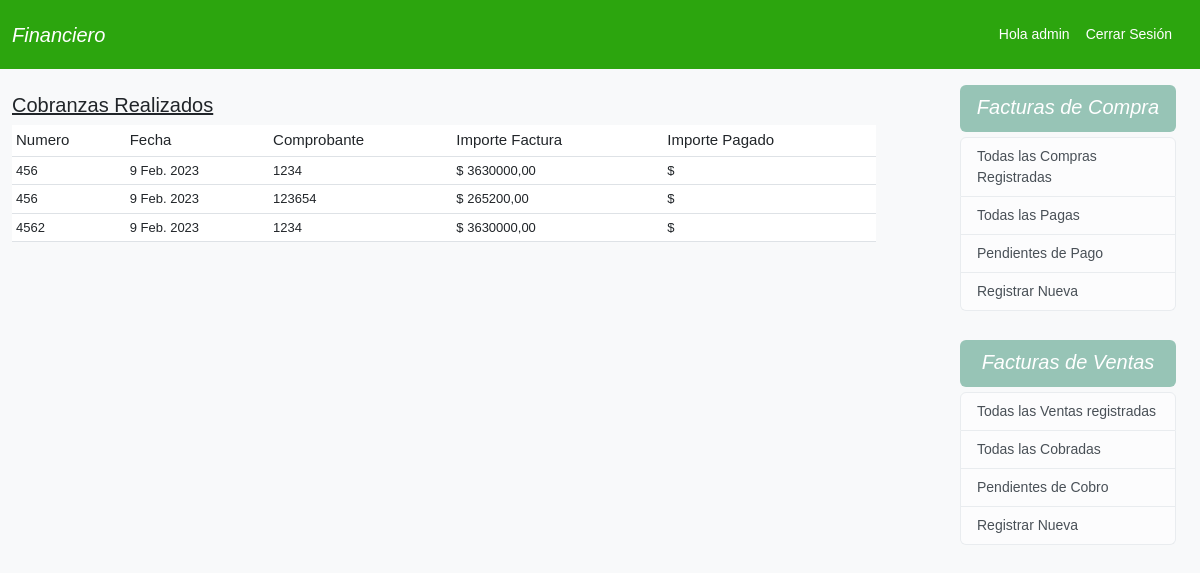
The page /cobranzas/ (signed in) on the database its author committed.
### comprobantes/models.py (models this page shows, shortened)
class ReciboCobro(models.Model):
    numero = models.CharField(max_length=15, verbose_name = 'Número de recibo de cobro')
    fecha = models.DateField()
    factura_id = models.ForeignKey(FacturaVenta,verbose_name='Nº Factura a Cobrar' ,related_name='recibos_cobro',on_delete=models.CASCADE)
    importe_cobrado = models.DecimalField(max_digits=10, decimal_places=2, default=0)
    class Meta:
        ordering = ('-fecha',)
    @property
    def importe_factura(self):
        return self.factura_id.importe_total

class FacturaVenta(models.Model):
    numero = models.CharField(max_length=15)
    fecha = models.DateField()
    razon_social = models.ForeignKey(Cliente, on_delete=models.CASCADE, verbose_name='Cliente')
    categoria = models.ForeignKey(Categoria, on_delete=models.CASCADE)
    cantidad = models.IntegerField(blank=True, null=True)
    unidades = models.CharField(max_length=50, choices=UNIDADES,blank=True, null=True)
    importe = models.DecimalField(max_digits=10, decimal_places=2)
    iva = models.DecimalField(max_digits=4, decimal_places=2, default=21.0, verbose_name='% IVA')
    estado = models.BooleanField(default=False)
    created = models.DateField(auto_now_add=True)
    updated = models.DateField(auto_now=True)
    @property
    def importe_total(self):
        return self.importe + (self.importe * self.iva/100)
    def __str__(self):
        return self.numero

### comprobantes/views.py (the view)
# urls.py: path('cobranzas/', CobranzasView.as_view(), name='cobranzas'),
class CobranzasView(View):
    def get(self, request, *args, **kwargs):
        recibos = ReciboCobro.objects.all()
        return render(request, 'comprobantes/cobros.html', { 'recibos':recibos })

### comprobantes/templates/comprobantes/cobros.html (shortened to what this page needs)
{% extends 'comprobantes/base.html' %}
{% block content %}
<div class="container">
    <br>
    {% if recibos %}
    <table class="table table-sm table-hover">
        <h3 style="font-size: 20px;text-decoration: underline;">Cobranzas Realizados</h3>
        <thead style="background-color: #d1e7dd">
            <th style="font-weight: 500;font-size:15px;">Numero</th>
            <th style="font-weight: 500;font-size:15px;">Fecha</th>
            <th style="font-weight: 500;font-size:15px;">Comprobante</th>
            <th style="font-weight: 500;font-size:15px;">Importe Factura</th>
            <th style="font-weight: 500;font-size:15px;">Importe Pagado</th>
        </thead>
        <tbody>
            {% for recibo in recibos %}
            <td style="font-size:13px;">{{ recibo.numero }}</td>
            <td style="font-size:13px;">{{ recibo.fecha }}</td>
            <td style="font-size:13px;">{{ recibo.factura_id }}</td>
            <td style="font-size:13px;">$ {{ recibo.importe_factura|floatformat:2 }}</td>
            <td style="font-size:13px;">$ {{ recibo.importe_pagado|floatformat:2}}</td>
       </tbody>
            {% endfor %}
    </table>
    {% else %}
    <center><p style="color: brown; font-size: 18px;">No hay Cobranzas Registradas</p></center>
    {% endif %}
</div>
{% endblock %}

### comprobantes/templates/comprobantes/base.html (shortened to what this page needs)
<!doctype html>
{% load static %}
<html lang="es">
  <head>
    <link href="https://cdn.jsdelivr.net/npm/bootstrap@5.3.0-alpha1/dist/css/bootstrap.min.css" rel="stylesheet">
    <link rel="stylesheet" href="https://cdn.jsdelivr.net/npm/bootstrap-icons@1.10.3/font/bootstrap-icons.css">
    <link rel="stylesheet" href="{% static 'css/estilos.css' %}">
  </head>
  <body>
    <nav class="navbar navbar-expand-lg" style="background-color: rgb(44, 165, 14);">
        <div class="container-fluid">
          <a class="navbar-brand" style="color: white; margin-right: 20px;" href="{% url 'home' %}">Financiero</a>
          <div class="collapse navbar-collapse" id="navbarNav">
            <ul class="navbar nav ms-auto mb-2 mb-lg-0">
              {% if request.user.is_authenticated %}
              <li class="nav-item">
                <a style="color:white; margin-left: 40px; font-size: 14px; text-decoration: none;">Hola {{ user.username }}</a>
              </li>
              <li class="nav-item">
                <a class="nav-link" style="color:white;" href={% url 'logout' %}>Cerrar Sesión</a>
              </li>
            {% endif %}
            </ul>
          </div>
        </div>
      </nav>
      <seccion class="row g-5">
      <div class="col-md-9">
        {% block content %}
        {% endblock %}
      </div>
      {% if request.user.is_authenticated %}
        <aside class="col-md-3 mt-3">
            <div class="p-4 pt-0 mt-5">
              <div class="rounded" style="background-color: rgb(151, 196, 182);margin-top: 5px; padding-top: 10px; padding-bottom: 5px;margin-bottom: 5px;">
              <h5 class="fst-italic" style="color: white;text-align: center;">Facturas de Compra</h5>
              </div>
              <div class="list-group">
                <a href="{% url 'facturas-list' %}" class="list-group-item list-group-item-action list-group-item-light" style="font-size: 14px; font-weight: 300;">Todas las Compras Registradas</a>
                <a href="{% url 'facturas-pagas' %}" class="list-group-item list-group-item-action list-group-item-light" style="font-size: 14px; font-weight: 300;">Todas las Pagas</a>
                <a href="{% url 'facturas-con-saldo' %}" class="list-group-item list-group-item-action list-group-item-light" style="font-size: 14px; font-weight: 300;">Pendientes de Pago</a>
                <a href="{% url 'factura-nueva' %}" class="list-group-item list-group-item-action list-group-item-light" style="font-size: 14px; font-weight: 300;">Registrar Nueva</a>
              </div>
            </div>
            <div class="p-4 pt-0 mt-0">
              <div class="rounded" style="background-color: rgb(151, 196, 182);margin-top: 5px; padding-top: 10px; padding-bottom: 5px;margin-bottom: 5px;">
              <h5 class="fst-italic" style="color:white;text-align: center;">Facturas de Ventas</h5>
              </div>
              <div class="list-group">
                <a href="{% url 'facturas-venta-list' %}" class="list-group-item list-group-item-action list-group-item-light" style="font-size: 14px; font-weight: 300;">Todas las Ventas registradas</a>
                <a href="{% url 'factura-venta-cobradas' %}" class="list-group-item list-group-item-action list-group-item-light" style="font-size: 14px; font-weight: 300;">Todas las Cobradas</a>
                <a href="{% url 'factura-venta-no-cobradas' %}" class="list-group-item list-group-item-action list-group-item-light" style="font-size: 14px; font-weight: 300;">Pendientes de Cobro</a>
                <a href="{% url 'factura-venta-nueva' %}" class="list-group-item list-group-item-action list-group-item-light" style="font-size: 14px; font-weight: 300;">Registrar Nueva</a>
              </div>
            </div>
        </aside>
        {% endif %}
        </seccion>
  </body>
</html>

### usuarios/static/css/estilos.css (style rules this page uses)
body { font-family: Arial, Helvetica, sans-serif; background-color: rgb(248, 249, 250); }
li.nav-item { font-size: 14px; }
.nav-link { text-align: center; }
.navbar-brand { font-size: 20px; color: blue; font-style: italic; }

### comprobantes/templates/comprobantes/base.html (style rules this page uses)
body { font-family: Arial, Helvetica, sans-serif; }

### rows shown on the page
ReciboCobro: numero "456", fecha "9 Feb. 2023", factura_id "1234", importe_factura "3630000,00"
ReciboCobro: numero "456", fecha "9 Feb. 2023", factura_id "123654", importe_factura "265200,00"
ReciboCobro: numero "4562", fecha "9 Feb. 2023", factura_id "1234", importe_factura "3630000,00"

### other values the page prints
{{ user.username }} "admin"
